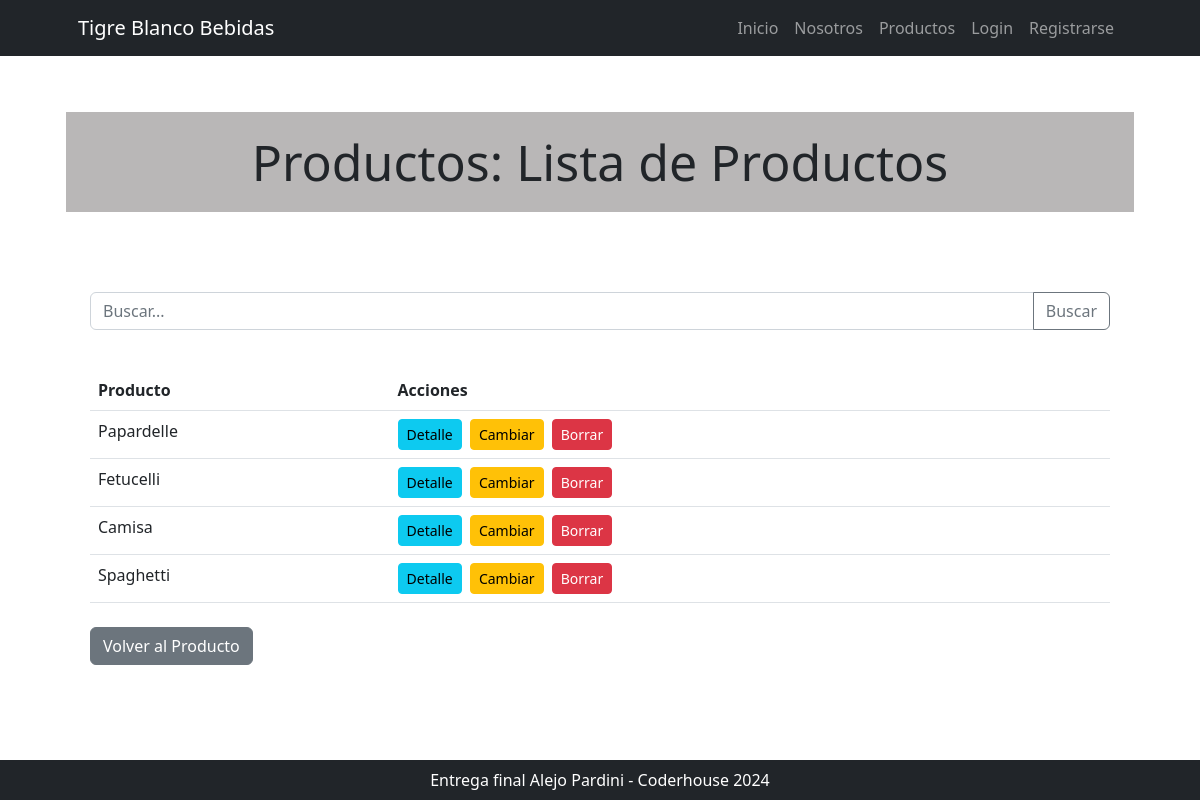
Page /producto/producto/list/ on the earlier database version.
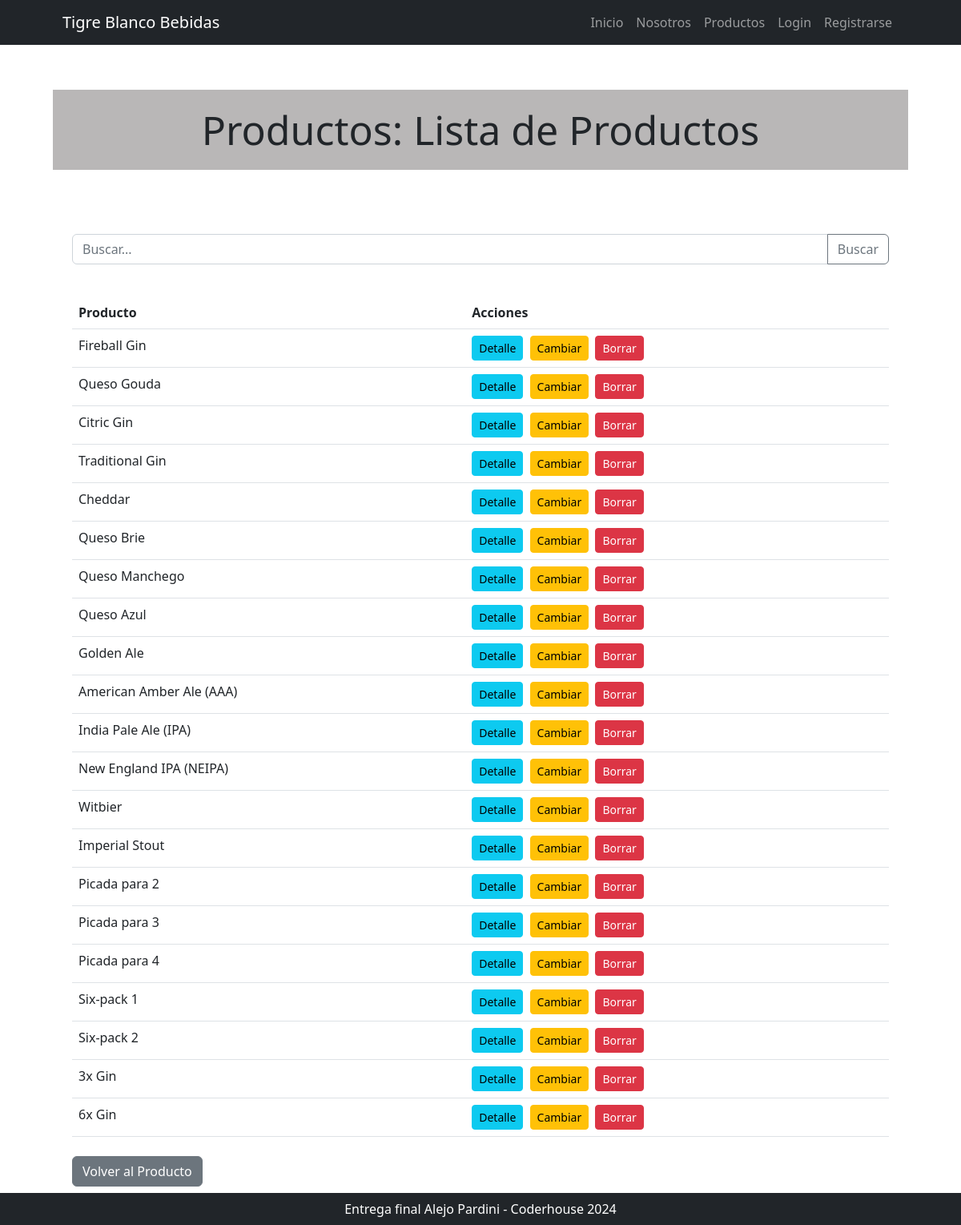
Same page on the later database version.
### producto/models.py (models this page shows, shortened)
class Producto(models.Model):
    categoria_id = models.ForeignKey(
        ProductoCategoria, null=True, blank=True, on_delete=models.SET_NULL, verbose_name="categoría de producto"
    )
    nombre = models.CharField(max_length=100)
    unidad_medida = models.CharField(max_length=100)
    cantidad = models.FloatField()
    precio = models.FloatField()
    descripcion = models.TextField(null=True, blank=True, verbose_name="descripción")
    fecha_actualizacion = models.DateField(
        null=True, blank=True, default=timezone.now, editable=False, verbose_name="fecha de actualización"
    )
    class Meta:
        verbose_name = "producto"
        verbose_name_plural = "productos"

### producto/views.py (the view)
# urls.py: path("producto/list/", views.ProductoList.as_view(), name="producto_list"),
class ProductoList(ListView):
    model = models.Producto
    def get_queryset(self) -> QuerySet:
        if self.request.GET.get("consulta"):
            consulta = self.request.GET.get("consulta")
            object_list = models.Producto.objects.filter(nombre__icontains=consulta)
        else:
            object_list = models.Producto.objects.all()
        return object_list

### producto/templates/producto/producto_list.html
{% extends 'core/base.html' %}
{% block titulo %}
<h1 class="logout">Productos: Lista de Productos</h1>
{% endblock titulo %}
{% block contenido %}
    <div class="container my-5">
        <div class="py-4">
            <form class="input-group mb-3"
                  action="{% url 'producto:producto_list' %}"
                  method="get">
                <input type="text"
                       class="form-control"
                       name="consulta"
                       placeholder="Buscar..."
                       aria-label="Buscar">
                <button class="btn btn-outline-secondary" type="submit" id="button-addon2">Buscar</button>
            </form>
        </div>
        <table class="table table-hover">
            <thead>
                <tr>
                    <th scope="col">Producto</th>
                    <th scope="col">Acciones</th>
                </tr>
            </thead>
            <tbody>
                {% for producto in object_list %}
                    <tr>
                        <td>{{ producto.nombre }}</td>
                        <td>
                            <a class="btn btn-info btn-sm me-1"
                               href="{% url 'producto:producto_detail' producto.id %}">Detalle</a>
                            <a class="btn btn-warning btn-sm me-1"
                               href="{% url 'producto:producto_update' producto.id %}">Cambiar</a>
                            <a class="btn btn-danger btn-sm"
                               href="{% url 'producto:producto_delete' producto.id %}">Borrar</a>
                        </td>
                    </tr>
                {% endfor %}
            </tbody>
        </table>
        <div class="mt-4">
            <a class="btn btn-secondary"
               href="{% url 'producto:editar_producto' %}"
               role="button">Volver al Producto</a>
        </div>
    </div>
{% endblock contenido %}

### core/templates/core/base.html (shortened to what this page needs)
{% load static %}
<!DOCTYPE html>
<html lang="es">
<head>
    <link href="{% static 'core/css/styles.css' %}" rel="stylesheet" />
    <link href="{% static 'core/css/titulo_styles.css' %}" rel="stylesheet" />
    <link href="{% static 'core/css/usuarios_styles.css' %}" rel="stylesheet" />
    <link href="{% static 'core/css/producto_styles.css' %}" rel="stylesheet" />
</head>
<body>
    {% include 'core/components/navbar.html' %}
    <div class="container px-4 px-lg-5">
        <div class="row align-items-center my-5">
            <h1 class="titulo">
                {% block titulo %}Tigre Blanco Bebidas{% endblock titulo %}
            </h1>
        </div>
        {% block contenido %}{% endblock contenido %}
    </div>
    {% include 'core/components/footer.html' %}
</body>
</html>

### core/templates/core/components/navbar.html (shortened to what this page needs)
<nav class="navbar navbar-expand-lg navbar-dark bg-dark">
    <div class="container px-5">
        <a class="navbar-brand" href="{% url 'core:home' %}">Tigre Blanco Bebidas</a>
        <div class="collapse navbar-collapse" id="navbarSupportedContent">
            <ul class="navbar-nav ms-auto mb-2 mb-lg-0">
                <li class="nav-item">
                    <a class="nav-link {% if request.path == '/' %} active {% endif %}" href="{% url 'core:home' %}">Inicio</a>
                </li>
                <li class="nav-item">
                    <a class="nav-link {% if request.path == '/about/' %} active {% endif %}" href="{% url 'core:about' %}">Nosotros</a>
                </li>
                <li>
                    <a class="nav-link {% if request.path == '/about/' %} active {% endif %}" href="{% url 'core:producto' %}">Productos</a>
                </li>
                {% if user.is_authenticated %}
                    <li class="nav-item">
                        <a class="nav-link text-bg-info">{{ user.username }}</a>
                    </li>
                    <li class="nav-item">
                        <form action="{% url 'core:logout' %}" method="post" class="d-inline">
                            {% csrf_token %}
                            <button type="submit" class="btn btn-dark">Logout</button>
                        </form>
                    </li>
                {% else %}
                    <li class="nav-item">
                        <a class="nav-link {% if request.path == '/login/' %} active {% endif %}" href="{% url 'core:login' %}">Login</a>
                    </li>
                    <li class="nav-item">
                        <a class="nav-link {% if request.path == '/register/' %} active {% endif %}" href="{% url 'core:register' %}">Registrarse</a>
                    </li>
                {% endif %}
            </ul>
        </div>
    </div>
</nav>

### core/templates/core/components/footer.html
<footer class="py-2 bg-dark fixed-bottom">
    <div class="container px-4 px-lg-5">
        <p class="m-0 text-center text-white">Entrega final Alejo Pardini - Coderhouse 2024</p>
    </div>
</footer>

### core/static/core/css/titulo_styles.css (style rules this page uses)
.titulo { background-color: black; }

### core/static/core/css/usuarios_styles.css (style rules this page uses)
.logout, .login, .productos, .registro { font-size: 50px; text-align: center; background-color: rgb(185, 183, 183); padding-top: 20px; padding-bottom: 20px; }

Differences in the rows shown:
changed Producto: nombre "Papardelle" → "Fireball Gin"
changed Producto: nombre "Fetucelli" → "Queso Gouda"
changed Producto: nombre "Camisa" → "Citric Gin"
changed Producto: nombre "Spaghetti" → "Traditional Gin"
added Producto: nombre "Cheddar"
added Producto: nombre "Queso Brie"
added Producto: nombre "Queso Manchego"
added Producto: nombre "Queso Azul"
added Producto: nombre "Golden Ale"
added Producto: nombre "American Amber Ale (AAA)"
added Producto: nombre "India Pale Ale (IPA)"
added Producto: nombre "New England IPA (NEIPA)"
added Producto: nombre "Witbier"
added Producto: nombre "Imperial Stout"
added Producto: nombre "Picada para 2"
added Producto: nombre "Picada para 3"
added Producto: nombre "Picada para 4"
added Producto: nombre "Six-pack 1"
added Producto: nombre "Six-pack 2"
added Producto: nombre "3x Gin"
added Producto: nombre "6x Gin"
